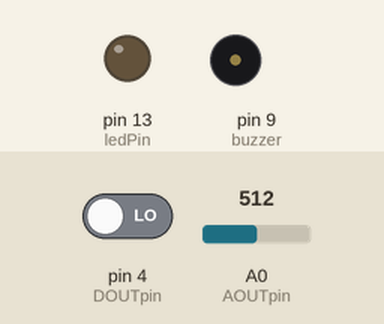
Recording of a sketch running on a simulated Arduino Mega 2560, built with avr-gcc and run on an emulated ATmega2560. Shown: output pins drawn as LEDs (lit = HIGH), buzzer (waves = sounding). The inputs (shaded band) are chosen by the test bench; at power-on: A0 (AOUTpin) = 512, pin 4 (DOUTpin) LOW. No radio packets arrive unless stated; what the sketch prints to the serial monitor is not drawn.

Above: at 0.05 s.
At 3.9 s:
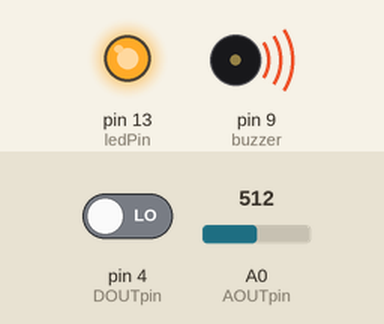
4.0 s: A0 (AOUTpin) set to 140
Timing chart, 0 to 7.0 s (numbered marks = the images above; inputs shaded):
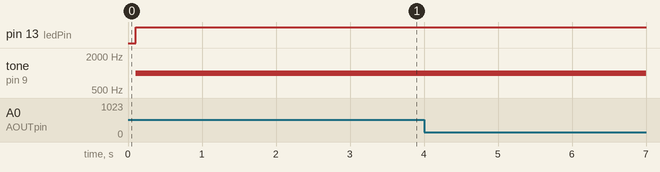

Measured:
- after the input at 4.0 s, every drawn part: stays the same

The sketch:

antena_receiver.ino
```cpp
#include <SPI.h>
#include <nRF24L01.h>
#include <RF24.h>
#include <printf.h>


/* anntenaaaaaaaaaaaaaaaaaaa */
RF24 radio(7, 8); // CE, CSN
const byte addresses[][6] = {"00030","00031"};
bool role = 0;
int r=1;
int t=1;

/* MQ-7 Carbon Monoxide Sensor Circuit with Arduino */

const int AOUTpin=0;//the AOUT pin of the CO sensor goes into analog pin A0 of the arduino
const int DOUTpin=4;//the DOUT pin of the CO sensor goes into digital pin D8 of the arduino
const int ledPin=13;//the anode of the LED connects to digital pin D13 of the arduino
const int fanPin=10;//the anode of the fan connects to digital pin D13 of the arduino

int limit;
int value;

const int buzzer = 9; //buzzer to arduino pin 9

void setup() {
Serial.begin(115200);
 radio.begin();
radio.openWritingPipe(addresses[1]);
radio.openReadingPipe(1,addresses[0]);
  radio.setPALevel(RF24_PA_MIN);

 // Start the radio listening for data


pinMode(DOUTpin, INPUT);//sets the pin as an input to the arduino
pinMode(ledPin, OUTPUT);//sets the pin as an output of the arduino
pinMode(buzzer, OUTPUT); // Set buzzer - pin 9 as an output


}

void loop()
{


limit= analogRead(AOUTpin);//reads the analaog value from the CO sensor's AOUT pin
value= digitalRead(DOUTpin);//reads the digital value from the CO sensor's DOUT pin
Serial.print("CO value: ");
Serial.println(value);//prints the CO value
Serial.print("Limit: ");
Serial.print(limit);//prints the limit reached as either LOW or HIGH (above or underneath)
delay(100);

if (limit > 150){
  digitalWrite(ledPin, HIGH);
  }
  if(limit >150 && t==1){
tone(buzzer, 1000); // Send 1KHz sound signal...
  delay(1000);        // ...for 1 sec
      // Stop sound...
  delay(1000);
  role =0;


if(role==0 && r==1){
  radio.startListening();
  char text[]="";
  if (radio.available()) {
    while (radio.available())  // While there is data ready
    {
  radio.read(&text,sizeof(text));}
  if(text=="buz"){
  t=0;
  noTone(buzzer);
  Serial.println(text);
  role=1;
  r=0;}
  }
  delay(1000);
}
  }
  if(limit <150 && t==0){
  if (role == 1 && r==0)  {
  radio.stopListening();
  Serial.println(("Now sending"));
  const char rec[] = "servo";
  radio.write(&rec, sizeof(rec));
  delay(1000);
  role=0;
  r=1;
}
  }
  if (limit > 150) {
digitalWrite (47,1);
digitalWrite (45,0);
  }
  if (limit < 95) {
digitalWrite (47,0);
digitalWrite (45,0);
  }


}
```
